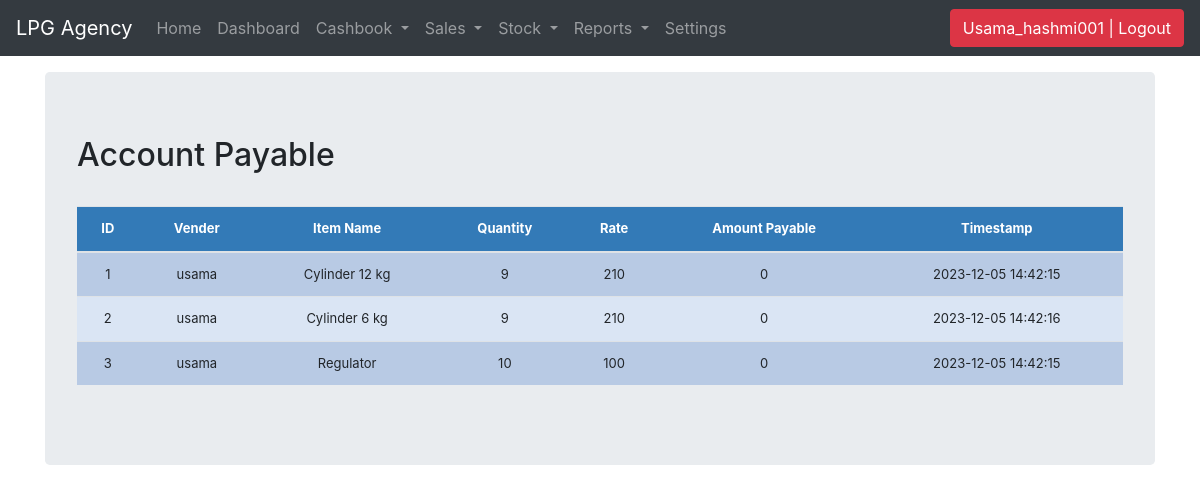
The app's page /account_pay/ (signed in), older data.
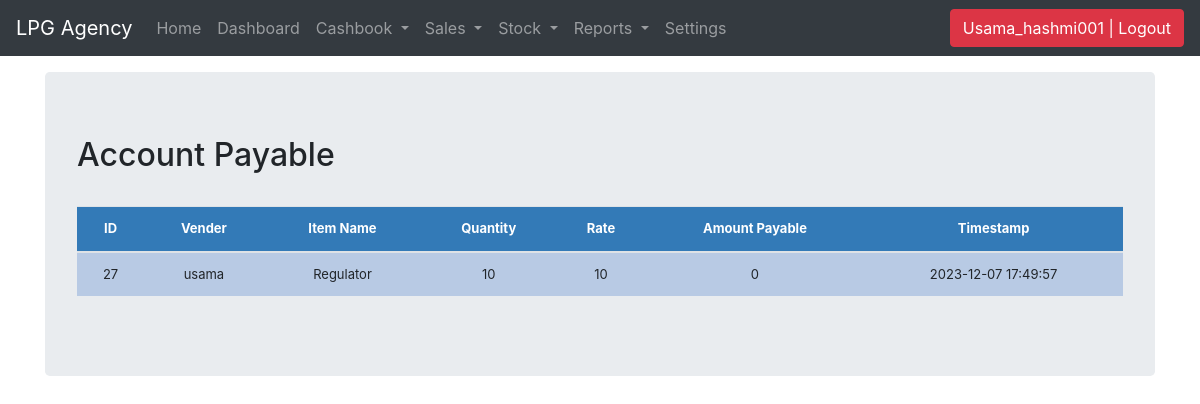
The same page, newer data.
### stockmgmt/models.py (models this page shows, shortened)
class Stock(models.Model):
    category = models.ForeignKey(Category, on_delete=models.CASCADE, blank=True)
    item_name = models.ForeignKey(Itemsmodel, on_delete=models.CASCADE, blank=True)
    quantity = models.IntegerField(default='0', blank=True, null=True)
    rate = models.IntegerField(default='0', blank=True, null=True)
    account_payable = models.IntegerField(default='0', blank=True, null=True)
    company = models.ForeignKey(Company, on_delete=models.SET_NULL, null=True)
    vender = models.ForeignKey(Vender, on_delete=models.SET_NULL, null=True)
    receive_quantity = models.IntegerField(default='0', blank=True, null=True)
    receive_by = models.CharField(max_length=50, blank=True, null=True)
    addcash = models.IntegerField(default='0', blank=True, null=True)
    issue_quantity = models.IntegerField(default='0', blank=True, null=True)
    issue_by = models.CharField(max_length=50, blank=True, null=True)
    issue_to = models.CharField(max_length=50, blank=True, null=True)
    phone_number = models.CharField(max_length=50, blank=True, null=True)
    created_by = models.CharField(max_length=50, blank=True, null=True)
    reorder_level = models.IntegerField(default='0', blank=True, null=True)
    lastupdate = models.DateTimeField(auto_now_add=False, auto_now=True)
    timestamp = models.DateTimeField(auto_now_add=True, auto_now=False)
    Expense_category = models.ForeignKey(Expense, on_delete=models.CASCADE,null=True, blank=True)
    batch_number = models.CharField(max_length=10, blank=True, null=True)

class Vender(models.Model):
    name = models.CharField(max_length=50, unique=True)

class Itemsmodel(models.Model):
    category = models.ForeignKey(Category, on_delete=models.CASCADE, related_name='items')
    name = models.CharField(max_length=50, unique=True)

### stockmgmt/views.py (the view)
# urls.py: path('account_pay/', views.account_pay, name='account_pay'),
def account_pay(request):
    if request.user.is_authenticated:
        account_payable_values = Stock.objects.all().values('id', 'account_payable', 'timestamp')
        stock_entries = Stock.objects.all()
        context = {
            'account_payable_values': account_payable_values,
            'stock_entries': stock_entries,
        }
        return render(request, "account_payable.html", context)
    else:
        return redirect('user_login')

### stockmgmt/templates/account_payable.html
{% extends 'base.html' %}
{% block content %}
    <h2>Account Payable</h2>
    <br>
    <table class='table'>
        <thead>
            <tr>
                <th>ID</th>
                <th>Vender</th>
                <th>Item Name</th>
                <th>Quantity</th>
                <th>Rate</th>
                <th>Amount Payable</th>
                <th>Timestamp</th>
            </tr>
        </thead>
        <tbody>
            {% for entry in stock_entries %}
            <tr>
                <td>{{ entry.id }}</td>
                <td>{{ entry.vender.name }}</td>
                <td>{{ entry.item_name.name }}</td>
                <td>{{ entry.quantity }}</td>
                <td>{{ entry.rate }}</td>
                <td>{{ entry.account_payable }}</td>
                <td>{{ entry.timestamp|date:"Y-m-d H:i:s" }}</td>
            </tr>
        {% endfor %}
        </tbody>
    </table>
{% endblock %}

Row changes from the older to the newer data that the page shows:
removed Stock: id "1", vender.name "usama", item_name.name "Cylinder 12 kg", quantity "9", rate "210", account_payable "0", timestamp "2023-12-05 14:42:15"
removed Stock: id "2", vender.name "usama", item_name.name "Cylinder 6 kg", quantity "9", rate "210", account_payable "0", timestamp "2023-12-05 14:42:16"
removed Stock: id "3", vender.name "usama", item_name.name "Regulator", quantity "10", rate "100", account_payable "0", timestamp "2023-12-05 14:42:15"
added Stock: id "27", vender.name "usama", item_name.name "Regulator", quantity "10", rate "10", account_payable "0", timestamp "2023-12-07 17:49:57"
